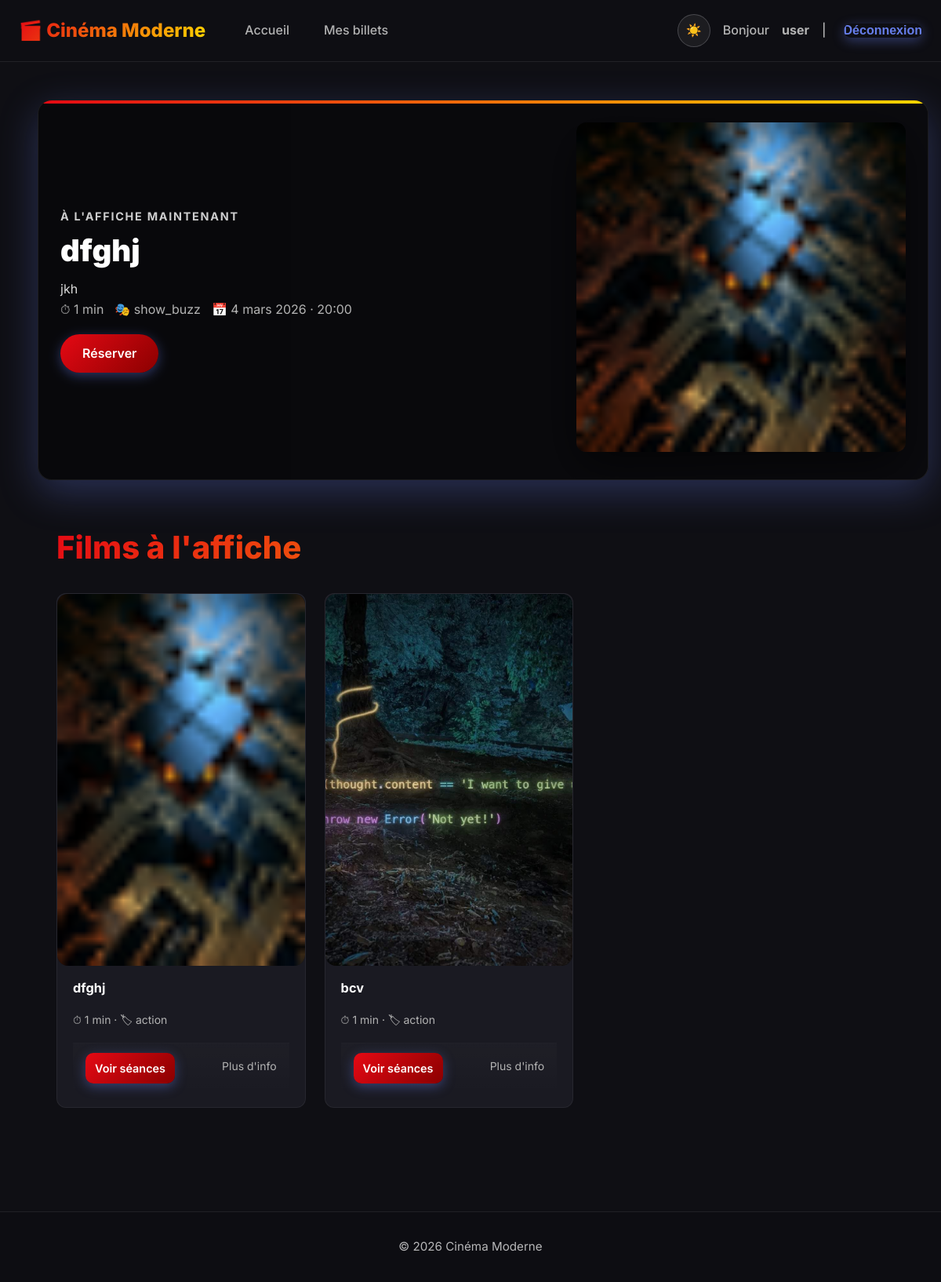
The page / (signed in) on the database as committed earlier.
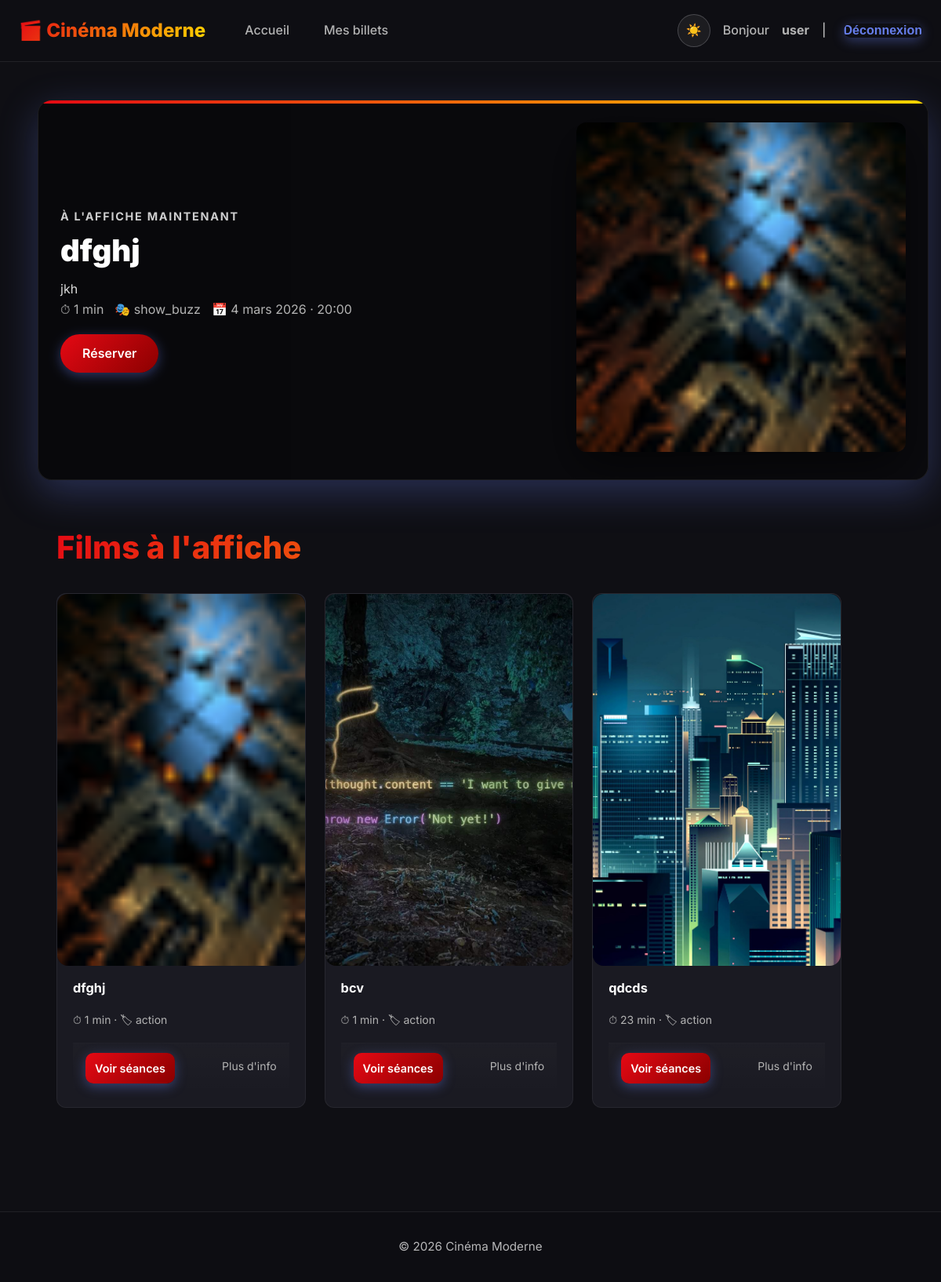
The same page on the database as committed later.
### cinema/models.py (models this page shows, shortened)
class Film(models.Model):
    titre = models.CharField(max_length=200)
    description = models.TextField(blank=True)
    duree = models.PositiveIntegerField(help_text='Durée en minutes')
    categorie = models.CharField(max_length=100, blank=True)
    affiche = models.ImageField(upload_to='affiches/', blank=True, null=True)
    date_sortie = models.DateField(null=True, blank=True)

### cinema/views.py (the view)
# urls.py: path('', views.index, name='index'),
def index(request):
    seances = Seance.objects.select_related('film', 'salle').order_by('date', 'heure')
    featured = seances.first()
    films_affiche = (
        Film.objects.filter(seance__isnull=False)
        .distinct()
        .prefetch_related('seance_set__salle')
    )
    return render(
        request,
        'cinema/index.html',
        {
            'featured': featured,
            'films_affiche': films_affiche,
            'seances': seances[:20],
        },
    )

### cinema/templates/cinema/index.html (shortened to what this page needs)
{% extends 'cinema/base.html' %}
{% block content %}
  {% if featured %}
    <div class="home-grid container">
      <section class="hero-card card">
        <div class="hero-card-inner">
          <div class="hero-card-content">
            <div class="hero-eyebrow">À l'affiche maintenant</div>
            <h1 class="hero-card-title">{{ featured.film.titre }}</h1>
            <p class="hero-card-desc">{{ featured.film.description|default:"Découvrez ce film en séance dans notre cinéma moderne."|truncatechars:280 }}</p>
            <div class="hero-meta">
              <span>⏱ {{ featured.film.duree }} min</span>
              <span>🎭 {{ featured.salle.nom }}</span>
              <span>📅 {{ featured.date }} · {{ featured.heure }}</span>
            </div>
            <div style="margin-top:18px">
              <a href="{% url 'cinema:seance_detail' featured.id %}" class="btn">Réserver</a>
            </div>
          </div>
          <div class="hero-card-visual">
            {% if featured.film.affiche %}
              <img src="{{ featured.film.affiche.url }}" alt="Affiche {{ featured.film.titre }}" class="hero-poster large">
            {% else %}
              <div class="hero-poster hero-poster-fallback large">🎬</div>
            {% endif %}
          </div>
        </div>
      </section>
  {% endif %}
  <section class="films-section container">
    <h2 class="page-title">Films à l'affiche</h2>
    <div class="films-grid" id="films-grid">
      {% for film in films_affiche %}
        {% with premiere=film.seance_set.all.0 %}
          <article class="film-card">
              {% if film.affiche %}
                <img src="{{ film.affiche.url }}" alt="Affiche {{ film.titre }}" class="film-poster">
              {% else %}
                <div class="film-poster film-poster-fallback">🎬</div>
              {% endif %}
              <div class="film-card-body">
                <h3 title="{{ film.titre }}">{{ film.titre }}</h3>
                <p class="film-meta">⏱ {{ film.duree }} min · 🏷 {{ film.categorie|default:"Non classé" }}</p>
                <div class="film-card-footer">
                  {% if premiere %}
                    <a href="{% url 'cinema:seance_detail' premiere.id %}" class="btn">Voir séances</a>
                  {% else %}
                    <span class="film-meta">Aucune séance</span>
                  {% endif %}
                  <small class="film-meta">Plus d'info</small>
                </div>
              </div>
            </article>
        {% endwith %}
      {% empty %}
        <div class="card">
          <p style="text-align: center; color: var(--text-secondary);">Aucun film à l'affiche pour le moment.</p>
        </div>
      {% endfor %}
    </div>
  </section>
  </div>
{% endblock %}

Rows that differ between the two databases and show on the page:
added Film: affiche (picture), titre "qdcds", duree "23", categorie "action"
